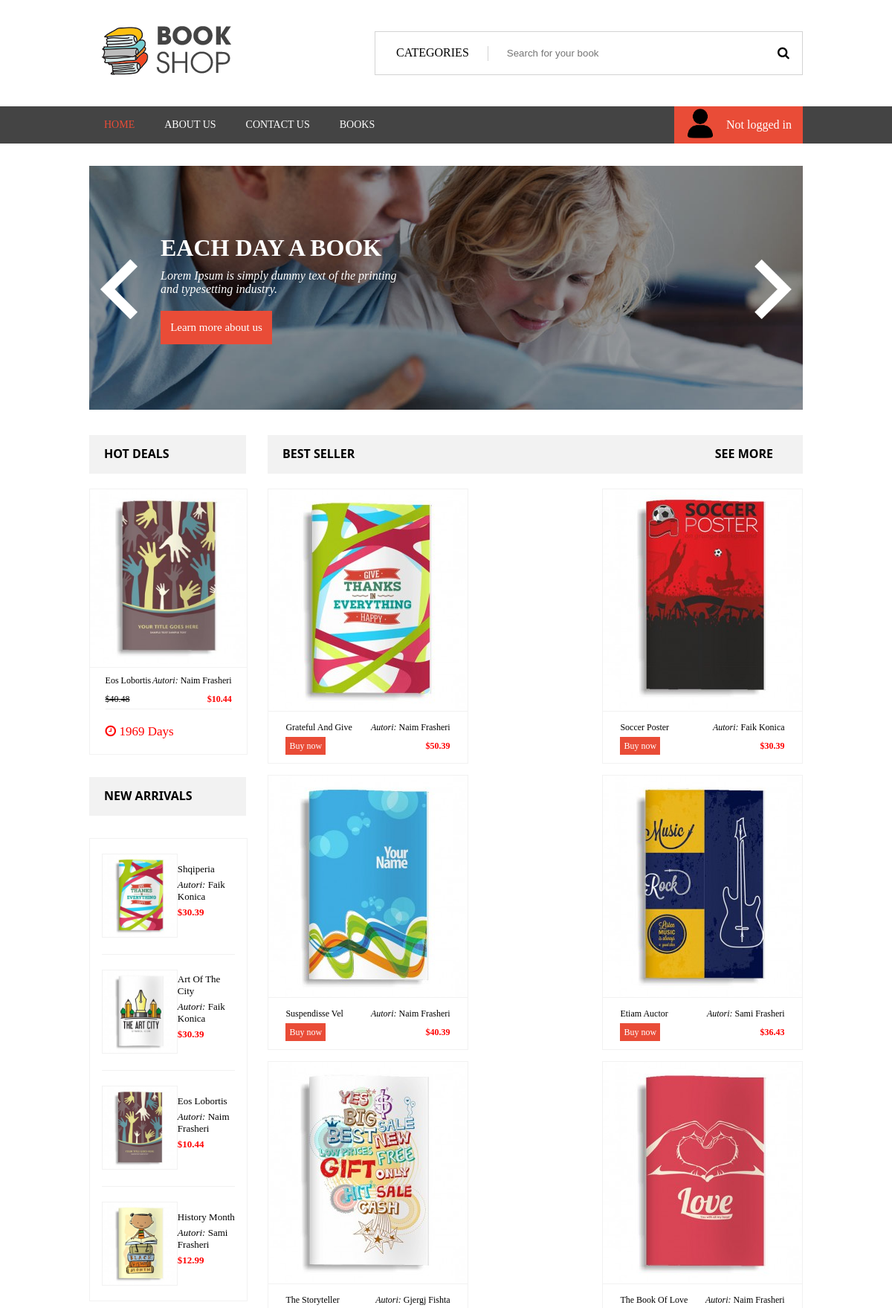
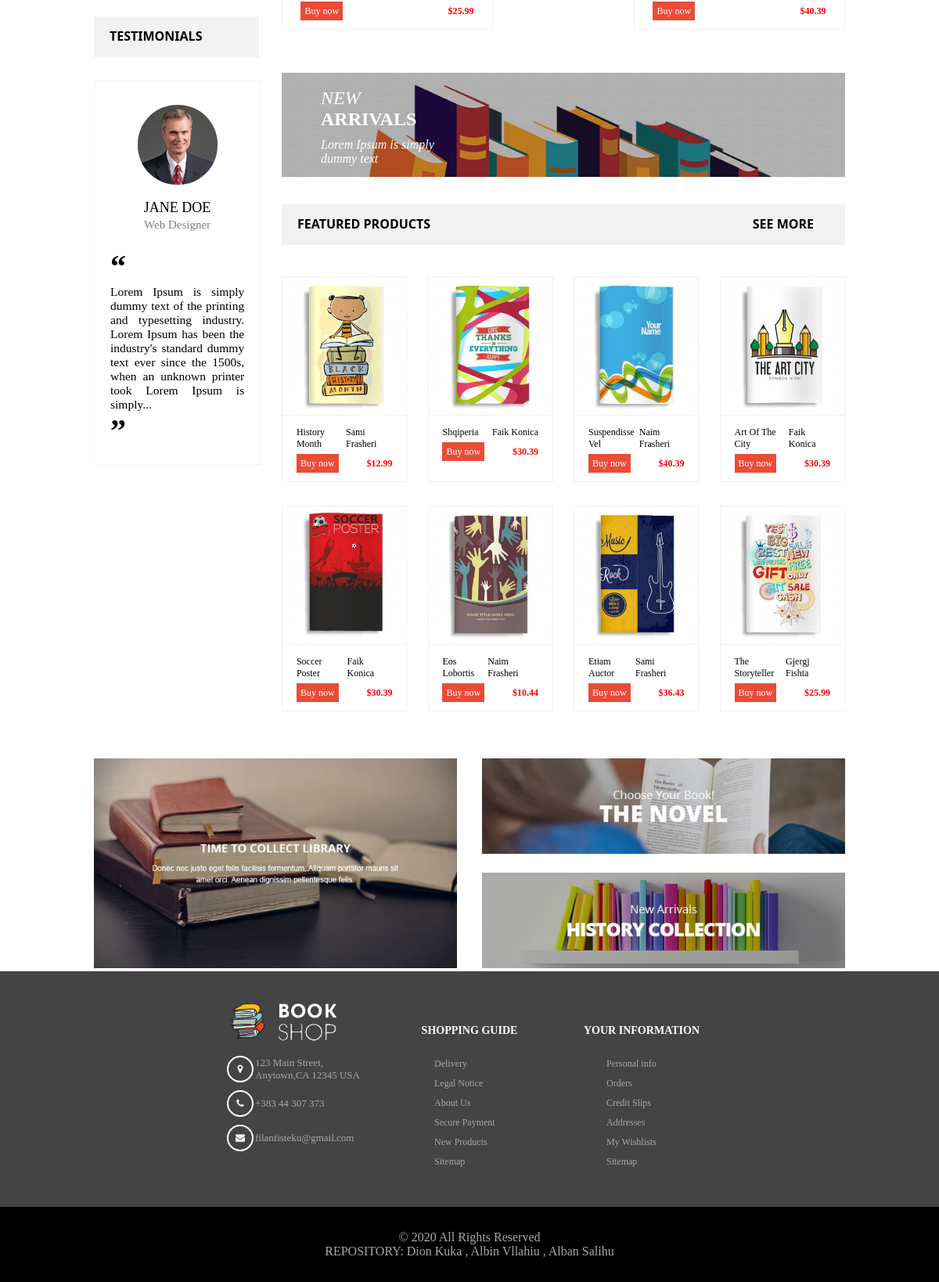
Screenshot of /View/home.php with the database file from the repository (2 pictures, top to bottom).
### tables this page shows
CREATE TABLE `libri` (
  `id` int(11) NOT NULL,
  `title` varchar(100) NOT NULL,
  `price` float NOT NULL,
  `photo` varchar(150) NOT NULL,
  `author` varchar(100) NOT NULL,
  `date` date NOT NULL,
  `User_ID` int(11) DEFAULT NULL
);

### View/home.php (the view, shortened to what this page needs)
<!DOCTYPE html>
<html>
<head>
    <link rel="stylesheet" href="css/home.css">
    <link rel="stylesheet" href="https://cdnjs.cloudflare.com/ajax/libs/font-awesome/4.7.0/css/font-awesome.min.css">
</head>
<body>
    <div class="upper" id="upp">
        <div id="up">
            <div class="logo">
                <img src="Images/bookshop2.png" alt="">
            </div>
            <div class="cart">
                <div class="search">
                        <div class="all">
                            <div class="all-cat">
                                CATEGORIES
                            </div>
                            <div class="search-input">
                                <input  type="text" placeholder="Search for your book" id="searchBook">
                            </div>
                            <div class="search-icon">
                                <button id="searchButton" onclick="search()" type="submit">
                                    <i class="fa fa-search"></i>
                                </button>
                            </div>
                        </div>
                </div>
            </div>
        </div>
        <div class="header-size">
            <div class="header">
                <div class="header-list">
                    <ul>
                        <a href="home.php"><li>HOME</li></a>
                        <a href="about.php"><li>ABOUT US</li></a>
                        <a href="contact.php"><li>CONTACT US</li></a>
                        <a href="AllBooks.php"><li>BOOKS</li></a>
                        <?php
                            require("../Model/userRepo.php");
                                    ?>
                    </ul>
                </div>
                <div class="header-phone-div">
                    <div class="header-phone-div-content">
                        <div>
                        <img src="Images/profile.png" style="width:40px; height:40px;" alt="">
                        </div>
                        <div class="number">
                            <?php
                                if(isset($_SESSION['login'])){
                                    echo $_SESSION['name']." ".$_SESSION['surname'];
                            ?>
                                <div>
                                    <div class="dropdown-content">
                                        <a href="changepassword.php">Account Managment</a>
                                        <a href="../Controller/logout.php">Log out</a>
                                    </div>
                                </div>
                            <?php
                                }else{
                                    echo "<a href=\"index.php\">Not logged in</a>";
                                }
                            ?>
                        </div>
                    </div>
                    </div>
                </div>
            </div>
        </div>
    <div class="main">
        <div class="sliderFull">
            <div class="slider-div">
                <div class="slide show-slide">
                    <img src="Images/photo1-home.jpg" alt="">
                </div>
            </div>
            <div class="slidershow-text">
                <h1>EACH DAY A BOOK</h1>
                <p>
                    Lorem Ipsum is simply dummy text of the printing <br/>
                    and typesetting industry.
                </p>
                <div class="learn">
                    <a href="about.html">Learn more about us</a>
                </div>
            </div>
            <div class="slidershow-content">
                <div class="left-content-slidershow">
                    <div class="button-slideshow left" onclick="left()">
                        <img src="Images/left.png" alt="">
                    </div>
                </div>
                <div class="right-content-slidershow">
                    <div class="button-slideshow right" onclick="right()">
                        <img src="Images/right.png" alt="">
                    </div>
                </div>
            </div>
        </div>
        <div class="main-content">
            <div class="left-content">
                <div class="title">
                    HOT DEALS
                </div>
                <div class="first-offer">
                    <?php
                        $sql = "SELECT * FROM `libri` WHERE price = (SELECT MIN(price) FROM `libri`)";
                        $result = mysqli_query($connection,$sql) or die(mysqli_error($connection));
                        $libri = $result->fetch_array();
                    ?>
                    <div class="offer-pic">
                        <img src="Images/<?php echo $libri['photo']; ?>" alt="Cannot find photo from Database">
                    </div>
                    <div class="name-price">
                        <div class="name-div">
                            <div class="name">
                                <?php echo $libri['title']; ?>
                            </div>
                            <div class="rating">
                                <i>Autori:</i>
                                <?php echo $libri['author']; ?>
                            </div>
                        </div>
                        <div class="name-div">
                            <p>
                                <s>$40.48</s>
                            </p>
                            <p class="price">
                                $<?php echo $libri['price']; ?>
                            </p>
                        </div>
                        <div class="name-div">
                            <div class="offer-time">
                                <i class="fa fa-clock-o"></i> 1969 Days
                            </div>
                        </div>
                    </div>
                </div>
                <div class="title">
                    NEW ARRIVALS
                </div>
                <div class="arrival-div">
                    <?php
                        $sql = "SELECT * FROM `libri` ORDER BY id DESC LIMIT 4";
                        $result = mysqli_query($connection,$sql) or die(mysqli_error($connection));
                        while($librat = $result->fetch_array()){
                            ?>
                                <div class="arrival-book">
                                    <div class="arrival-img">
                                        <img src="Images/<?php echo $librat['photo']; ?>" alt="Cannot find photo from Database">
                                    </div>
                                    <div class="arrival-book-content">
                                        <div>
                                            <?php echo $librat['title']; ?>
                                        </div>
                                        <div>
                                            <i>Autori:</i>
                                            <?php echo $librat['author']; ?>
                                        </div>
                                        <div class="price">
                                            $<?php echo $librat['price']; ?>
                                        </div>
                                    </div>
                                </div>
                            <?php
                        }
                    ?>
                </div>
                <div class="title">
                    TESTIMONIALS
                </div>
                <div class="personi">
                    <div class="personi-foto">
                        <img src="Images/personi.png" alt="">
                    </div>
                    <div class="personi-name">
                        JANE DOE <br>
                        <span>Web Designer</span>
                    </div>
                    <div class="personi-content">
                        <span>&#8220;</span> <br>
                        Lorem Ipsum is simply dummy text of the printing
                        and typesetting industry.
                        Lorem Ipsum has been the industry's
                        standard dummy text ever since the 1500s,
                        when an unknown printer took Lorem Ipsum is simply...
                        <br><span>&#8221;</span>
                    </div>
                </div>
            </div>
    <?php
        $sql = "SELECT * FROM `libri` LIMIT 6";
        $result = mysqli_query($connection,$sql) or die(mysqli_error($connection));
    ?>
            <div class="right-content">
                <div class="title">
                    <div>
                        BEST SELLER
                    </div>
                    <div>
                        <a href="AllBooks.php">SEE MORE</a>
                    </div>
                </div>
                <div class="three-books">
                    <?php
                        while($row = $result->fetch_array()){
                            ?>
                                <div class="book">
                                    <img src="Images/<?php echo $row['photo']; ?>" alt="Cannot find photo from Database">
                                    <div class="name-price">
                                        <div class="name-div">
                                            <div class="name">
                                                <?php echo $row['title']; ?>
                                            </div>
                                            <div class="rating">
                                                <i>Autori:</i>
                                                <?php echo $row['author']; ?>
                                            </div>
                                        </div>
                                        <div class="name-div">
                                            <p>
                                                <a href="book.php?book=<?php echo $row['id']; ?>">Buy now</a>
                                            </p>
                                            <p class="price">
                                                $<?php echo $row['price']; ?>
                                            </p>
                                        </div>
                                    </div>
                                </div>
                            <?php
                        }
                    ?>
                </div>
                <div class="new-arrival">
                    <img src="Images/arrival.png" alt="">
                    <div>
                        <h2>
                            <span>NEW</span><br>ARRIVALS
                        </h2>
                        <p>
                            Lorem Ipsum is simply <br>dummy text
                        </p>
                    </div>
                </div>
                <div class="title">
                    <div>
                    FEATURED PRODUCTS
                    </div>
                    <div>
                        <a href="AllBooks.php">SEE MORE</a>
                    </div>
                </div>
                <div class="four-books">
                    <?php
                        $sql = "SELECT * FROM `libri` ORDER BY `date` DESC";
                        $res = mysqli_query($connection,$sql) or die(mysqli_error($connection));
                        $count = 0;
                        while(($books = $res->fetch_array()) && ($count < 8)){
                            ?>
                                <div class="book">
                                    <img src="Images/<?php echo $books['photo']; ?>" alt="Cannot find photo from Database">
                                    <div class="name-price">
                                        <div class="name-div">
                                            <div class="name">
                                                <?php echo $books['title']; ?>
                                            </div>
                                            <div class="rating">
                                                <?php echo $books['author']; ?>
                                            </div>
                                        </div>
                                        <div class="name-div">
                                            <p>
                                                <a href="book.php?book=<?php echo $books['id']; ?>">Buy now</a>
                                            </p>
                                            <p class="price">
                                                $<?php echo $books['price']; ?>
                                            </p>
                                        </div>
                                    </div>
                                </div>
                            <?php
                            $count++;
                        }
                    ?>
                </div>
            </div>
        </div>
        <div class="photo-album">
            <div class="foto-1">
                <img src="Images/foto1.png" alt="">
            </div>
            <div class="foto-2">
                <div class="foto1">
                    <img src="Images/foto2.png" alt="">
                </div>
                <div class="foto2">
                    <img src="Images/foto3.png" alt="">
                </div>
            </div>
        </div>
    </div>
    <footer>
        <div class="footer-content">
            <p><img src="Images/footerLogo.png" alt=""></p>
            <div class="location">
                <div><i class="fa fa-map-marker"></i></div>
                <div>
                    123 Main Street, Anytown,CA 12345 USA
                </div>
            </div>
            <div class="location">
                <div><i class="fa fa-phone"></i></div>
                <div>
                    +383 44 307 373
                </div>
            </div>
            <div class="location">
                <div><i class="fa fa-envelope"></i></div>
                <div>
                    filanfisteku@gmail.com
                </div>
            </div>
        </div>
        <div class="footer-content">
            <h3>SHOPPING GUIDE</h3>
            <div class="list">
                <p>Delivery</p>
                <p>Legal Notice</p>
                <p>About Us</p>
                <p>Secure Payment</p>
                <p>New Products</p>
                <p>Sitemap</p>
            </div>
        </div>
        <div class="footer-content">
            <h3>YOUR INFORMATION</h3>
            <div class="list">
                <p>Personal info</p>
                <p>Orders</p>
                <p>Credit Slips</p>
                <p>Addresses</p>
                <p>My Wishlists</p>
                <p>Sitemap</p>
            </div>
        </div>
    </footer>
    <div class="copyright">
        &copy; 2020 All Rights Reserved <br>
        <a href="https://github.com/dionk6/Projekti.git" target="_blank">REPOSITORY: Dion Kuka , Albin Vllahiu , Alban Salihu</a>
    </div>
</body>
</html>

### rows the page displays
libri: photo (picture), title "Eos Lobortis", author "Naim Frasheri", price "10.44"
libri: photo (picture), title "Shqiperia", author "Faik Konica", price "30.39"
libri: photo (picture), title "Art Of The City", author "Faik Konica", price "30.39"
libri: photo (picture), title "History Month", author "Sami Frasheri", price "12.99"
libri: photo (picture), title "Grateful And Give", author "Naim Frasheri", price "50.39"
libri: photo (picture), title "Soccer Poster", author "Faik Konica", price "30.39"
libri: photo (picture), title "Suspendisse Vel", author "Naim Frasheri", price "40.39"
libri: photo (picture), title "Etiam Auctor", author "Sami Frasheri", price "36.43"
libri: photo (picture), title "The Storyteller", author "Gjergj Fishta", price "25.99"
libri: photo (picture), title "The Book Of Love", author "Naim Frasheri", price "40.39"
